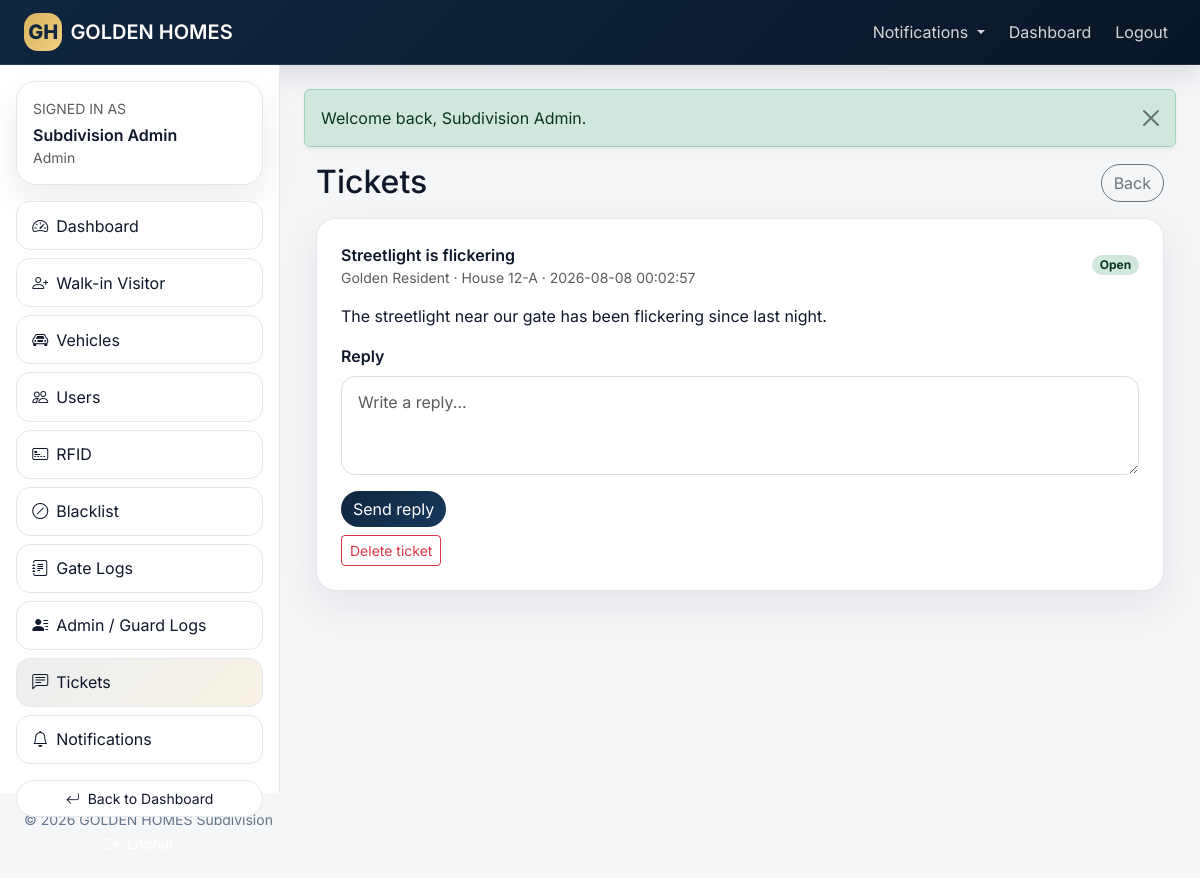
/admin/tickets.php (signed in), run on the app's committed database.
### tables this page shows
CREATE TABLE concerns (
    id BIGINT UNSIGNED AUTO_INCREMENT PRIMARY KEY,
    resident_id BIGINT UNSIGNED NULL,
    sender_name VARCHAR(150) NOT NULL,
    sender_role ENUM('resident', 'admin') NOT NULL DEFAULT 'resident',
    house_number VARCHAR(50) NULL,
    subject VARCHAR(150) NOT NULL,
    message TEXT NOT NULL,
    reply TEXT NULL,
    status ENUM('open', 'closed') NOT NULL DEFAULT 'open',
    replied_by BIGINT UNSIGNED NULL,
    replied_at DATETIME NULL,
    created_at TIMESTAMP DEFAULT CURRENT_TIMESTAMP,
    updated_at TIMESTAMP DEFAULT CURRENT_TIMESTAMP ON UPDATE CURRENT_TIMESTAMP,
    CONSTRAINT fk_concerns_resident FOREIGN KEY (resident_id) REFERENCES residents(id) ON DELETE SET NULL,
    CONSTRAINT fk_concerns_replied_by FOREIGN KEY (replied_by) REFERENCES users(id) ON DELETE SET NULL
);

### app/Controllers.php (called while the page is built, shortened)
<?php
class AdminController
{
    public function tickets(): void
    {
        View::render('admin/tickets',['pageTitle'=>'Tickets','tickets'=>TicketModel::all()]);
    }
}
?>

### admin/tickets.php (called while the page is built, shortened)
<?php
(new AdminController())->tickets();

### app/Models.php (called while the page is built, shortened)
<?php
class TicketModel
{
    public static function all(): array
    {
        return Database::pdo()->query("
            SELECT c.*, u.full_name AS replied_by_name
            FROM concerns c
            LEFT JOIN users u ON u.id = c.replied_by
            ORDER BY c.created_at DESC
        ")->fetchAll();
    }
}
?>

### app/views/admin/tickets.php (the view, shortened to what this page needs)
<?php
include app_path('views/layouts/header.php');
?>
<div class="container-fluid">
    <div class="d-flex justify-content-between align-items-center mb-3">
        <h2 class="mb-0">Tickets</h2>
        <a class="btn btn-outline-secondary rounded-pill" href="<?= e(url('admin/dashboard.php')) ?>">Back</a>
    </div>
    <div class="d-grid gap-3">
        <?php foreach ($tickets as $t): ?>
            <div class="gh-card p-4">
                <div class="d-flex justify-content-between align-items-center gap-2 flex-wrap">
                    <div>
                        <div class="fw-semibold"><?= e($t['subject']) ?></div>
                        <div class="small text-muted"><?= e($t['sender_name']) ?> · House <?= e($t['house_number']) ?> · <?= e($t['created_at']) ?></div>
                    </div>
                    <span class="badge rounded-pill <?= e(gate_badge($t['status'])) ?>"><?= e(ucfirst($t['status'])) ?></span>
                </div>
                <div class="mt-3"><?= e($t['message']) ?></div>
                <?php if (!empty($t['reply'])): ?>
                    <div class="mt-3 p-3 rounded-4 bg-light border">
                        <div class="small text-uppercase text-muted">Reply</div>
                        <div><?= e($t['reply']) ?></div>
                    </div>
                <?php else: ?>
                    <form method="post" action="<?= e(url('admin/tickets.php')) ?>" class="mt-3"><?= csrf_field() ?>
                        <label class="form-label">Reply</label>
                        <textarea class="form-control" name="reply" rows="3" placeholder="Write a reply..."></textarea>
                        <button class="btn gh-primary rounded-pill mt-3" type="submit">Send reply</button>
                    </form>
                <?php endif; ?>
                <form method="post" action="<?= e(url('admin/tickets.php')) ?>" class="mt-2" onsubmit="return confirm('Delete this ticket?')"><button class="btn btn-sm btn-outline-danger">Delete ticket</button></form>
            </div>
        <?php endforeach; ?>
    </div>
</div>
<?php
include app_path('views/layouts/footer.php');

### assets/css/app.css (style rules this page uses)
:root { --gh-navy:#10263f; --gh-navy-2:#17395b; --gh-gold:#d9b45f; --gh-gold-2:#efcf82; --gh-bg:#f5f6f8; --gh-surface:#ffffff; --gh-border:#e5e7eb; --gh-text:#0f172a; --gh-muted:#64748b; --gh-shadow:0 14px 36px rgba(15,23,42,.08); --gh-radius:20px; }
* { box-sizing:border-box }
html,body { height:100% }
body { font-family:'Inter',system-ui,-apple-system,BlinkMacSystemFont,'Segoe UI',sans-serif; color:var(--gh-text); background:var(--gh-bg); }
a { text-decoration:none }
small,.small { color:var(--gh-muted) }
.gh-sidebar-card,.gh-card,.gh-card-soft,.gh-stat { background:var(--gh-surface);border:1px solid var(--gh-border);border-radius:var(--gh-radius);box-shadow:var(--gh-shadow); }
.gh-primary { background:linear-gradient(135deg,var(--gh-navy),var(--gh-navy-2));border:none;color:#fff }
.form-control,.form-select { border-radius:14px;border:1px solid #d7dce3;padding:.8rem 1rem }
label { font-weight:600;margin-bottom:.35rem }
.gh-card { box-shadow:var(--gh-shadow) }

### data on the page
concerns: subject "Streetlight is flickering", sender_name "Golden Resident", house_number "12-A", created_at "2026-08-08 00:02:57", status "Open", message "The streetlight near our gate has been flickering since last night."

### other printed values
APP_SHORT "GOLDEN HOMES"
$user['name'] "Subdivision Admin"
$role "Admin"
$label "Dashboard"
$label "Walk-in Visitor"
$label "Vehicles"
$label "Users"
$label "RFID"
$label "Blacklist"
$label "Gate Logs"
$label "Admin / Guard Logs"
$label "Tickets"
$label "Notifications"
$flash['message'] "Welcome back, Subdivision Admin."
APP_NAME "GOLDEN HOMES Subdivision"
